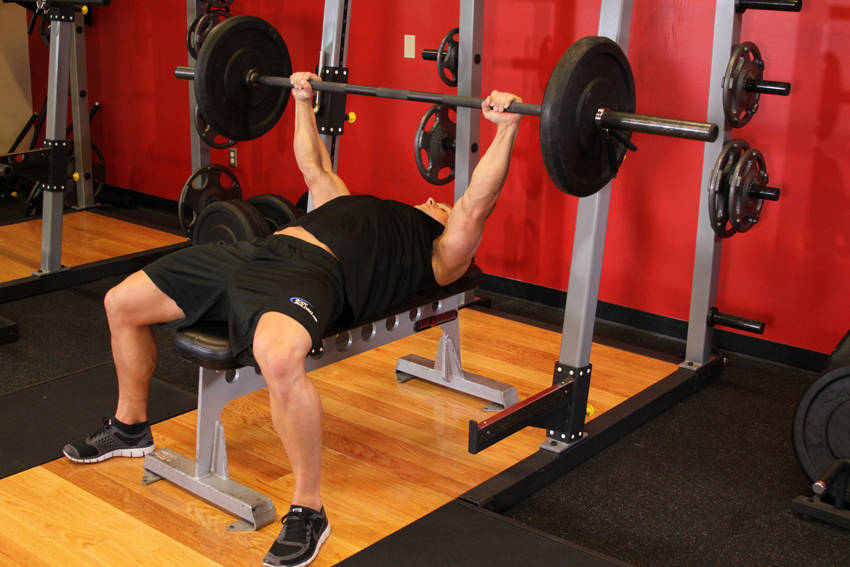
#> input picture img/ex/Barbell_Bench_Press_-_Medium_Grip.jpg, 850 x 567 px
$ python white-prep.py ../img/ex/Barbell_Bench_Press_-_Medium_Grip.jpg ../img/ex/Barbell_Curl.jpg
#> lines starting #> are read from the running program, lines starting #| are printed output that depends on the picture
# Variante de gif-prep.py pour une animation sur fond BLANC (ex. elevation-laterale-machine.webp).
# Fond retiré par remplissage depuis les bords : seuls les pixels quasi blancs reliés au bord deviennent
# transparents (les blancs à l'intérieur du personnage sont gardés). Sans scipy : propagation numpy.
# Usage : python tools/white-prep.py <source> <Id_Exercice>   Sortie : img/mascotte/ex/<Id_Exercice>.webp
import sys
from pathlib import Path
import numpy as np
from PIL import Image, ImageSequence

SIZE = 512
src, ex_id = sys.argv[1], sys.argv[2]
out = Path(__file__).resolve().parent.parent / 'img' / 'mascotte' / 'ex' / f'{ex_id}.webp'


def edge_fill(white):
    """Masque des pixels « white » connectés au bord (4-voisinage), par dilatations successives."""
    m = np.zeros_like(white)
    m[0, :], m[-1, :], m[:, 0], m[:, -1] = white[0, :], white[-1, :], white[:, 0], white[:, -1]
    while True:
        n = m.copy()
        n[1:, :] |= m[:-1, :]; n[:-1, :] |= m[1:, :]; n[:, 1:] |= m[:, :-1]; n[:, :-1] |= m[:, 1:]
        n &= white
        if (n == m).all():
            return m
        m = n


frames, durations = [], []
for fr in ImageSequence.Iterator(Image.open(src)):
    a = np.array(fr.convert('RGB')).astype(float)
    lo = a.min(axis=2)
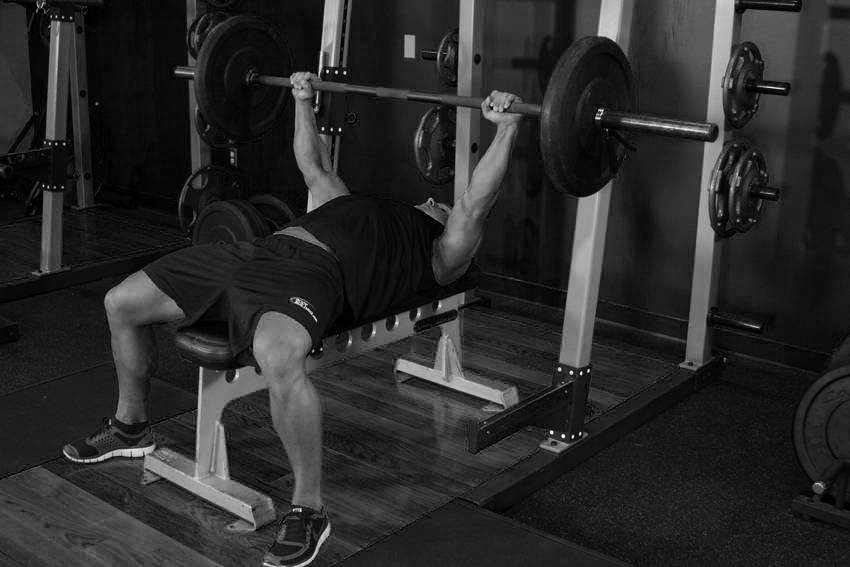
#> lo: shape (567, 850) float64; min 0, max 252, mean 42.1
    bg = edge_fill(lo > 225)
#> in edge_fill, `m[0, :], m[-1, :], m[:, 0], m[:, -1] = white[0, :], white[-1, :], whit..`: m: shape (567, 850) bool; every value is 0
    # Bord adouci : pixels clairs voisins du fond partiellement transparents.
    near = np.zeros_like(bg)
    near[1:, :] |= bg[:-1, :]; near[:-1, :] |= bg[1:, :]; near[:, 1:] |= bg[:, :-1]; near[:, :-1] |= bg[:, 1:]
    alpha = np.where(bg, 0.0, 1.0)
#> alpha: shape (567, 850) float64; every value is 1
    soft = near & ~bg & (lo > 170)
    alpha[soft] = np.clip((255 - lo[soft]) / 85, 0.3, 1)
    rgba = np.dstack([a, alpha * 255]).astype('uint8')
    frames.append(Image.fromarray(rgba, 'RGBA'))
    durations.append(fr.info.get('duration', 100))

boxes = [f.getchannel('A').point(lambda v: 255 if v > 40 else 0).getbbox() for f in frames]
#> boxes = [(0, 0, 850, 567)]
boxes = [x for x in boxes if x]
x0, y0 = min(b[0] for b in boxes), min(b[1] for b in boxes)
#> x0 = 0; y0 = 0
x1, y1 = max(b[2] for b in boxes), max(b[3] for b in boxes)
#> x1 = 850; y1 = 567
side = max(x1 - x0, y1 - y0)
#> side = 850
cx, cy = (x0 + x1) // 2, (y0 + y1) // 2
#> cx = 425; cy = 283
res = []
for f in frames:
    c = Image.new('RGBA', (side, side), (0, 0, 0, 0))
    c.paste(f.crop((cx - side // 2, cy - side // 2, cx - side // 2 + side, cy - side // 2 + side)), (0, 0))
    res.append(c.resize((SIZE, SIZE), Image.LANCZOS))
#> this loop made 1 pass
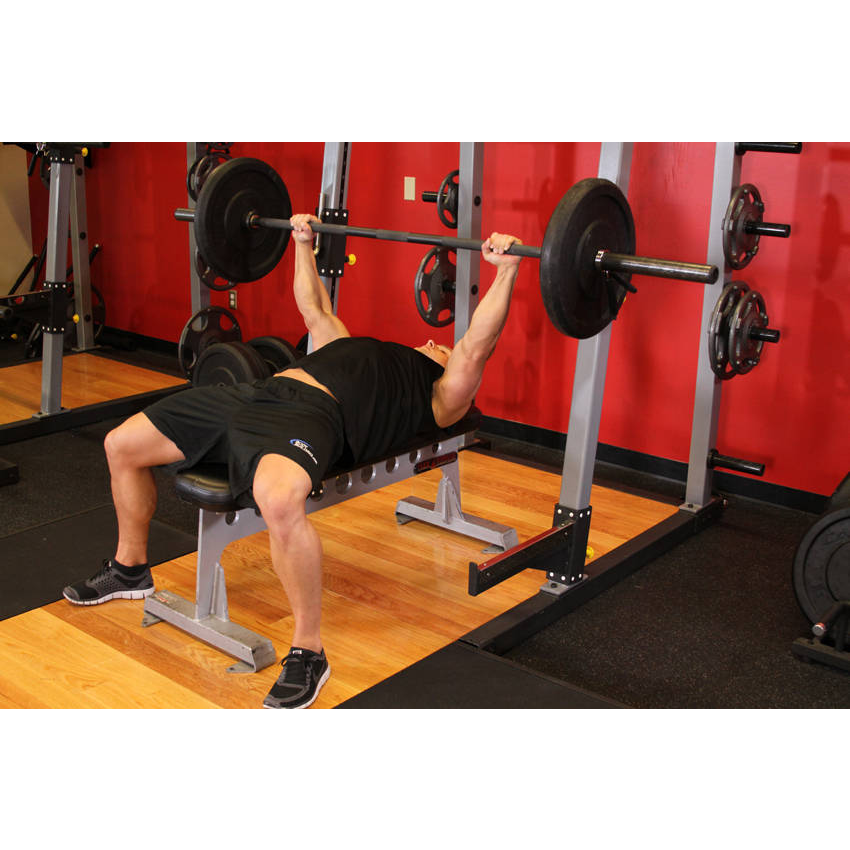
#> c: PIL image 850x850 RGBA; mean R, G, B, A 80.3, 41, 28.3, 170.1; transparent parts drawn white
#> after the loop, res = 1 item
res[0].save(out, save_all=True, append_images=res[1:], duration=durations, loop=0, quality=82, method=6)
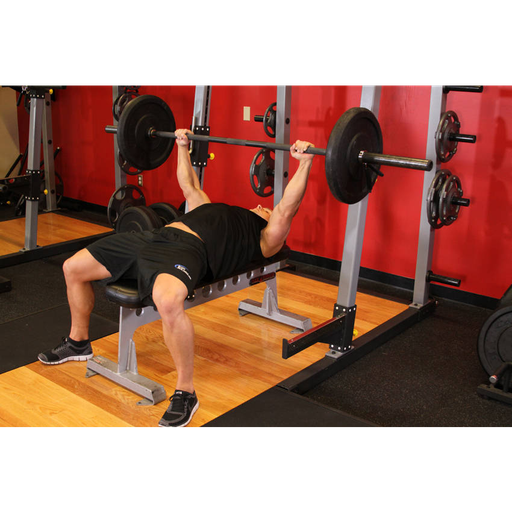
#> saved as Barbell_Curl.jpg.webp: PIL image 512x512 RGBA; mean R, G, B, A 81.2, 41.5, 28.6, 170.1; transparent parts drawn white
print(out, len(res), 'images')
#| img/mascotte/ex/../img/ex/Barbell_Curl.jpg.webp 1 images

$ run again, on img/ex/Barbell_Deadlift.jpg
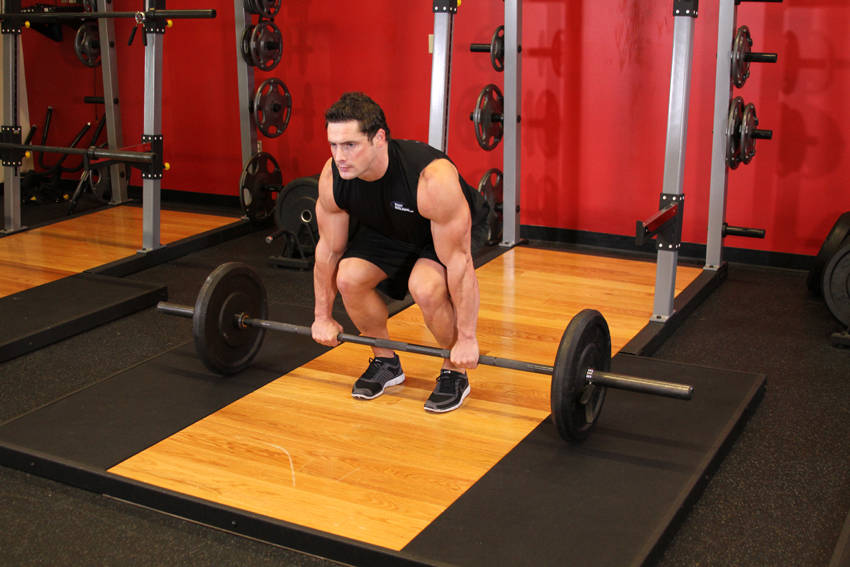
#> input picture img/ex/Barbell_Deadlift.jpg, 850 x 567 px
#> `lo = a.min(axis=2)`:
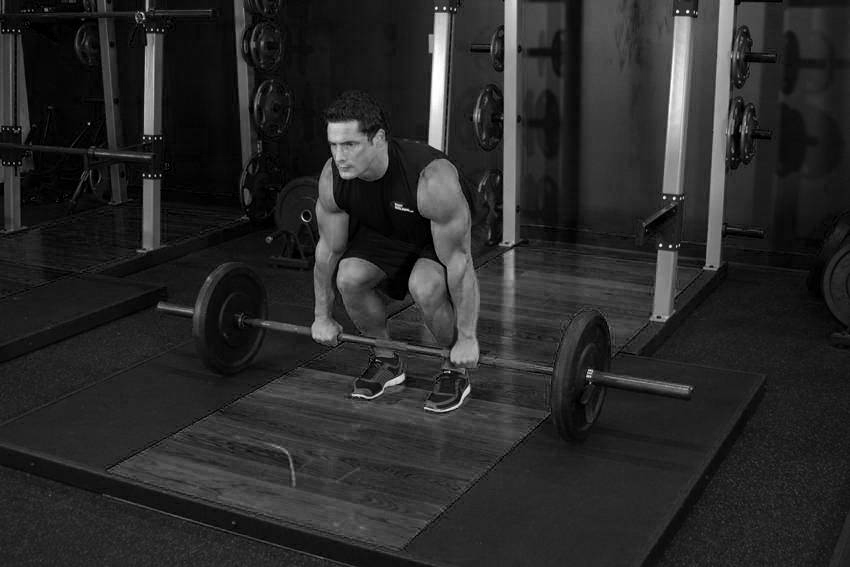
#> lo: shape (567, 850) float64; min 0, max 255, mean 41.4
#> m: shape (567, 850) bool; every value is 0
#> alpha: shape (567, 850) float64; every value is 1
#> boxes = [(0, 0, 850, 567)]
#> x0 = 0
#> x1 = 850; y1 = 567
#> side = 850
#> cx = 425; cy = 283
#> the loop `for f in frames:` made 1 pass
#> after the loop `for f in frames:`: res = 1 item
#> `res[0].save(out, save_all=True, append_images=res[1:], duration=durati..`:
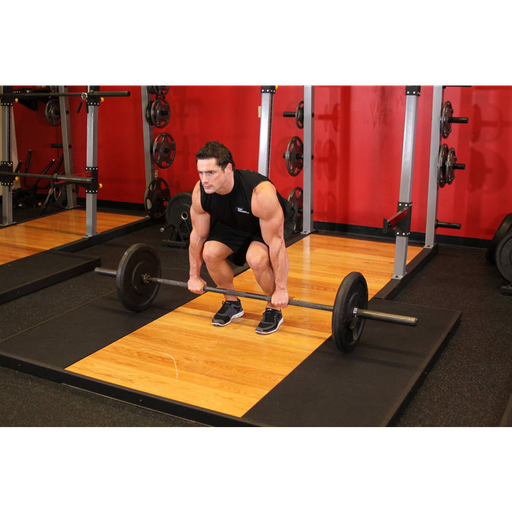
#> saved as Barbell_Deadlift.jpg.webp: PIL image 512x512 RGBA; mean R, G, B, A 79.2, 41.9, 28, 170.1; transparent parts drawn white
#| img/mascotte/ex/../img/ex/Barbell_Deadlift.jpg.webp 1 images

$ run again, on img/ex/Barbell_Squat.jpg
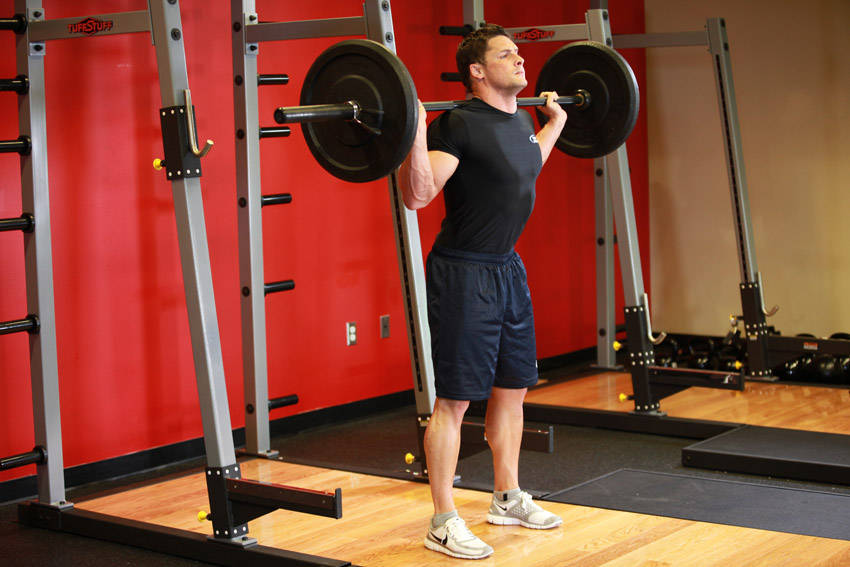
#> input picture img/ex/Barbell_Squat.jpg, 850 x 567 px
#> `lo = a.min(axis=2)`:
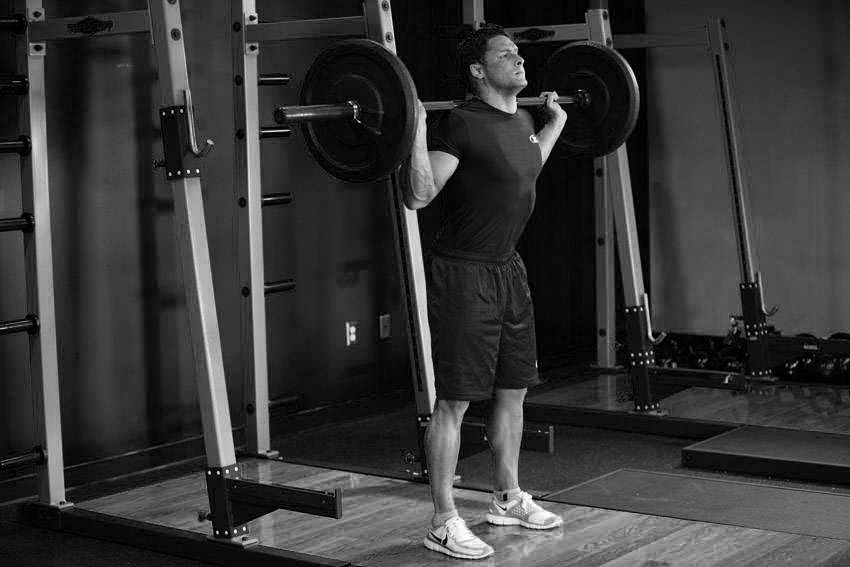
#> lo: shape (567, 850) float64; min 0, max 255, mean 54.4
#> m: shape (567, 850) bool; every value is 0
#> alpha: shape (567, 850) float64; every value is 1
#> boxes = [(0, 0, 850, 567)]
#> x0 = 0
#> x1 = 850; y1 = 567
#> side = 850
#> cx = 425; cy = 283
#> the loop `for f in frames:` made 1 pass
#> after the loop `for f in frames:`: res = 1 item
#> `res[0].save(out, save_all=True, append_images=res[1:], duration=durati..`:
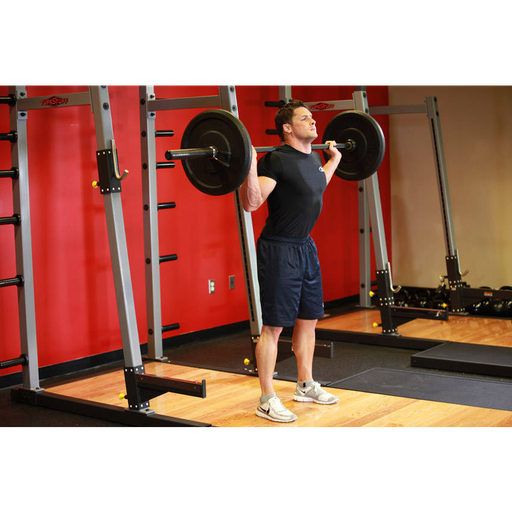
#> saved as Barbell_Squat.jpg.webp: PIL image 512x512 RGBA; mean R, G, B, A 90.2, 49.3, 37.6, 170.1; transparent parts drawn white
#| img/mascotte/ex/../img/ex/Barbell_Squat.jpg.webp 1 images

$ run again, on img/ex/Bent_Over_Barbell_Row.jpg
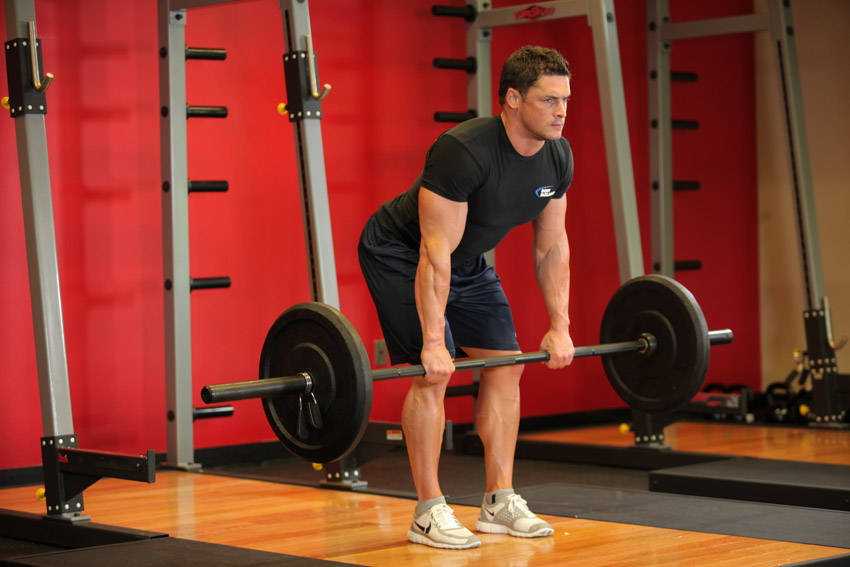
#> input picture img/ex/Bent_Over_Barbell_Row.jpg, 850 x 567 px
#> `lo = a.min(axis=2)`:
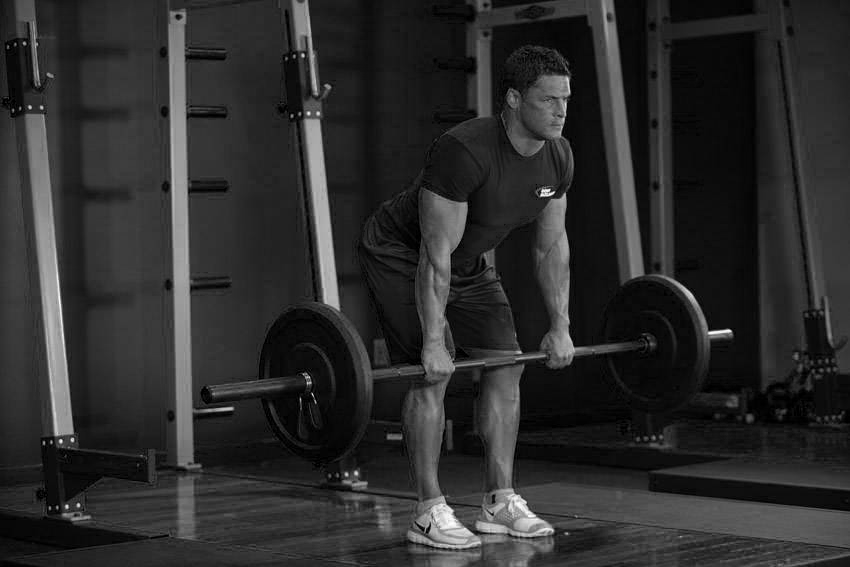
#> lo: shape (567, 850) float64; min 0, max 255, mean 44.3
#> m: shape (567, 850) bool; every value is 0
#> alpha: shape (567, 850) float64; every value is 1
#> boxes = [(0, 0, 850, 567)]
#> x0 = 0
#> x1 = 850; y1 = 567
#> side = 850
#> cx = 425; cy = 283
#> the loop `for f in frames:` made 1 pass
#> after the loop `for f in frames:`: res = 1 item
#> `res[0].save(out, save_all=True, append_images=res[1:], duration=durati..`:
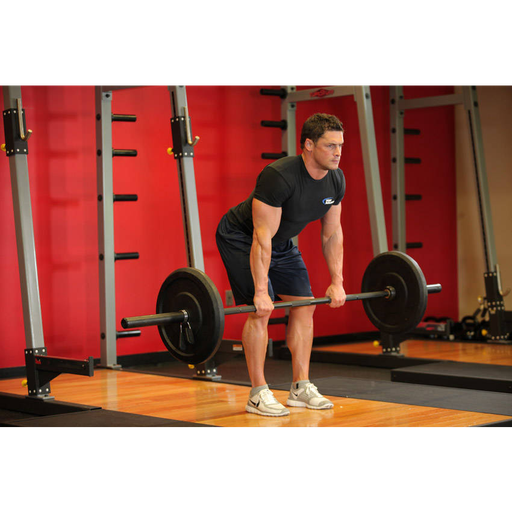
#> saved as Bent_Over_Barbell_Row.jpg.webp: PIL image 512x512 RGBA; mean R, G, B, A 88.7, 40.5, 30.2, 170.1; transparent parts drawn white
#| img/mascotte/ex/../img/ex/Bent_Over_Barbell_Row.jpg.webp 1 images
